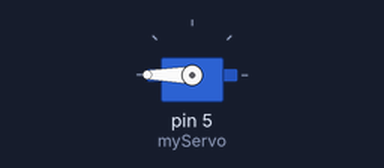
Bench run of a sketch on a simulated Arduino Uno, built with avr-gcc and run on an emulated ATmega328P. On the bench: servo.

Above: at 0.05 s.
At 7.45 s:
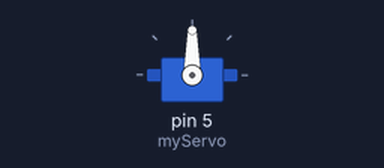
At 14.95 s:
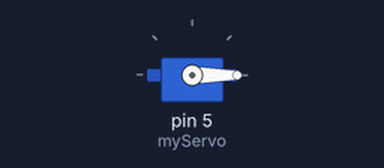
Timing chart, 0 to 19.5 s (numbered marks = the images above):
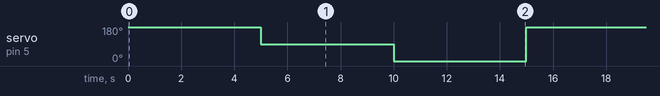

The sketch:

360_Servo_Code.ino
```cpp
#include <Servo.h> // call, or include, the servo lybrary

Servo myServo; // tell arduino that the variable is a servo. in this case the variable name is myServo


void setup() {

myServo.attach(5);     // set up servo in pin 5

}


void loop() {


 myServo.write(180); // turn one direction full speed

  delay(5000); // wait 5 sec

  myServo.write(90); // stop (not all stop values are the same. If you have an older servo it may be a little off)

  delay(5000);


  myServo.write(0); // trun other direction full speed

  delay(5000);

}
```

Measured:
- by itself, servo on pin 5 (myServo): repeats every 15.0 s: 0° 5.0 s, 180° 5.0 s, 90° 5.0 s
